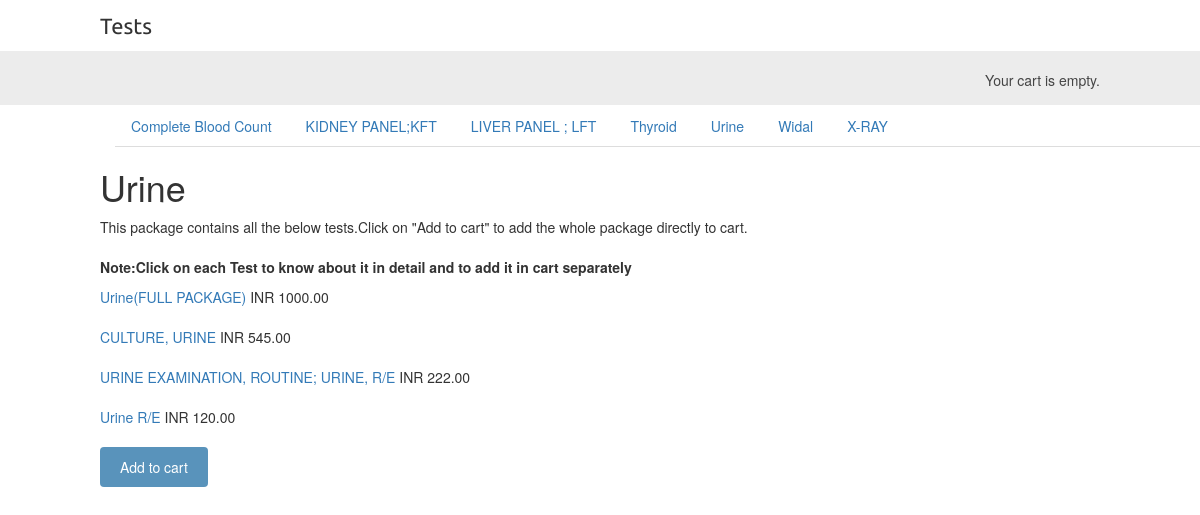
The page /test-app/urine/ (signed in) on the database its author committed.
### testapp/models.py (models this page shows, shortened)
class Package(models.Model):
    name = models.CharField(max_length=200, db_index=True)
    slug = models.SlugField(max_length=200, db_index=True, unique=True)
    class Meta:
        ordering = ('name',)
        verbose_name = 'package'
        verbose_name_plural = 'packages'
    def get_absolute_url(self):
        return reverse('testapp:test_list_by_package', args=[self.slug])

class Test(models.Model):
    package = models.ForeignKey(Package, related_name='tests')
    name = models.CharField(max_length=200, db_index=True)
    slug = models.SlugField(max_length=200, db_index=True)
    description = models.TextField(blank=True)
    price = models.DecimalField(max_digits=10, decimal_places=2)
    created = models.DateTimeField(auto_now_add=True)
    updated = models.DateTimeField(auto_now=True)
    class Meta:
        ordering = ('-created',)
        index_together = (('id', 'slug'),)
    def get_absolute_url(self):
        return reverse('testapp:test_detail', args=[self.id, self.slug])

### testapp/views.py (the view)
# urls.py: url(r'^(?P<package_slug>[-\w]+)/$', views.test_list, name='test_list_by_package'),
@login_required
def test_list(request, package_slug=None):
    package = None
    packages = Package.objects.all()
    tests = Test.objects.filter()
    if package_slug:
        package = get_object_or_404(Package, slug=package_slug)
        tests = tests.filter(package=package)
    return render(request, 'testapp/test/list.html', {'package': package,
                                                      'packages': packages,
                                                      'tests': tests})

### cart/cart.py (called while the page is built)
    def __len__(self):
        return sum(item['quantity'] for item in self.cart.values())

### cart/context_processors.py (called while the page is built)
def cart(request):
    return {'cart': Cart(request) }

### hosp/testapp/templates/testapp/test/list.html (shortened to what this page needs)
{% extends "testapp/base.html" %}
{% load static %}
{% block content %}
    <div class="container">
      <ul class="nav nav-tabs">
        {% for p in packages %}
            <li {% if package.slug == p.slug %}class="selected"{% endif %}>
                <a href="{{ p.get_absolute_url }}">{{ p.name }}</a>
            </li>
        {% endfor %}
      </ul>
    </div>
    <div id="main" class="test-list">
        <h1>{% if package %}{{ package.name }}</h1>
        <p>This package contains all the below tests.Click on "Add to cart" to add the whole package directly to cart.<br><br>
        <b>Note:Click on each Test to know about it in detail and to add it in cart separately</b></p>
        {% for test in tests %}
            <div class="item">
                <a href="{{ test.get_absolute_url }}">{{ test.name }}</a> INR {{ test.price }}<br>
            <br></div>
        {% endfor %}
        <form action="{% url "cart:cart_add" package.id %}" method="post">
          <input type="submit" value="Add to cart">
        </form>
    {% endif %}
  </div>
{% endblock %}

### hosp/testapp/static/css/base.css (style rules this page uses)
body { margin:0; padding:0; font-family:helvetica, sans-serif; }
h1, h2, h3, h4, h5 , h6 { font-family: 'Ubuntu', sans-serif; font-weight:normal; }
a { text-decoration:none; color:#5993bb; }
a.button, input[type="submit"] { color:#fff; background:#5993bb; border-radius:4px; padding:10px 20px; font-size:14px; border:0; }
#main { float:left; width: 96%; margin-right:-220px; overflow:hidden; }

### rows shown on the page
Package: name "Complete Blood Count"
Package: name "KIDNEY PANEL;KFT"
Package: name "LIVER PANEL ; LFT"
Package: name "Thyroid"
Package: name "Urine"
Package: name "Widal"
Package: name "X-RAY"
Test: name "Urine(FULL PACKAGE)", price "1000.00"
Test: name "CULTURE, URINE", price "545.00"
Test: name "URINE EXAMINATION, ROUTINE; URINE, R/E", price "222.00"
Test: name "Urine R/E", price "120.00"
